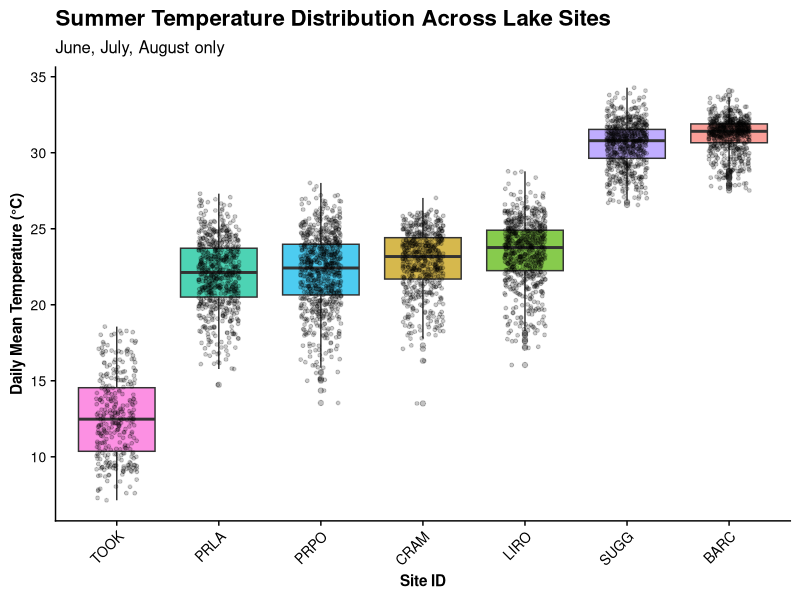
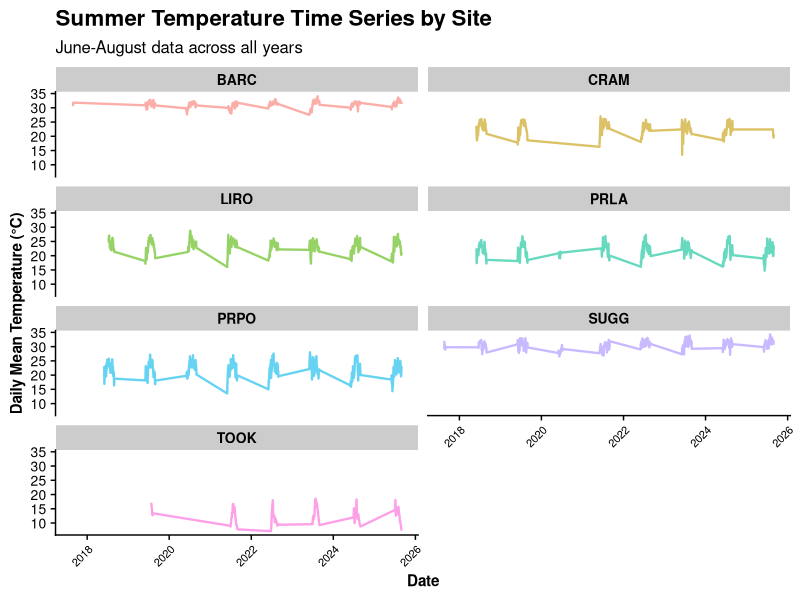
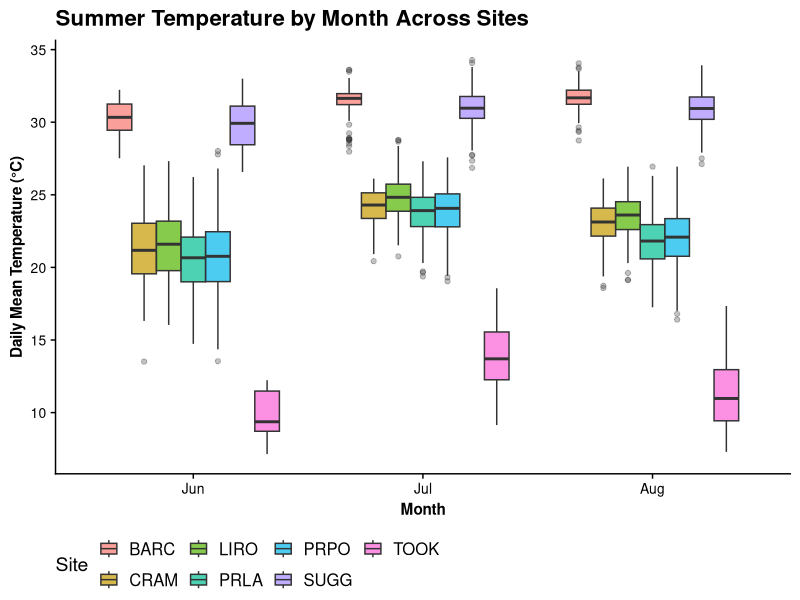
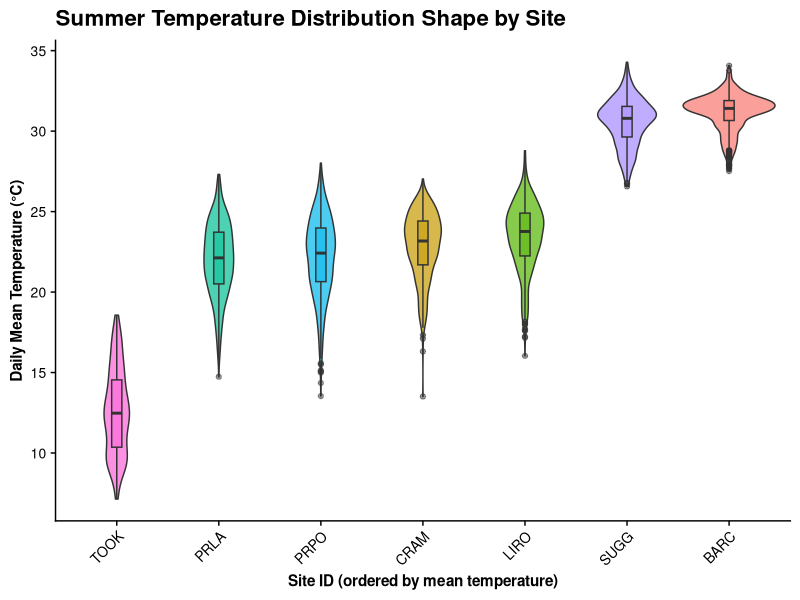
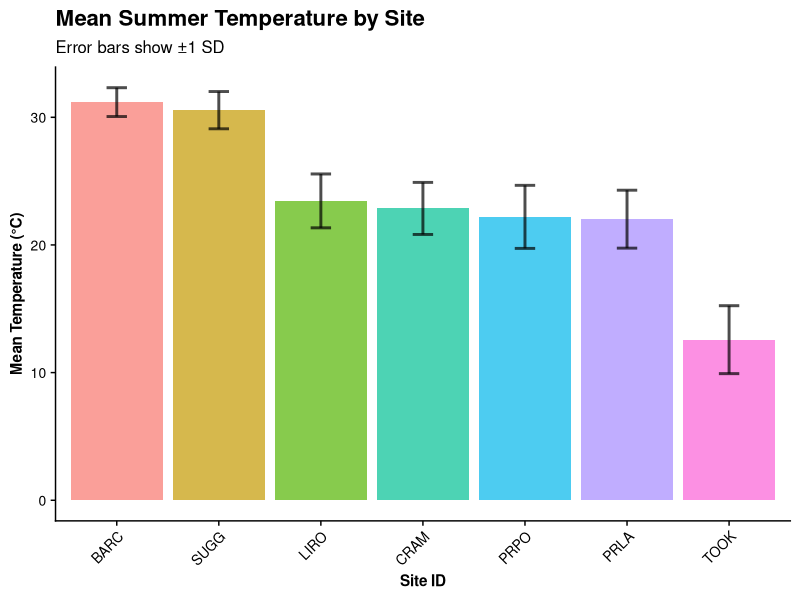

Generate these figures, in order, with R:
# Compare Summer Temperature Across Lake Sites
# Purpose: Analyze temperature during growing season (summer, June-August) to identify warmest sites
# Date: 2026-05-02
#
# INPUTS:
#   - data-raw/NEON_daily_summaries/NEON_daily_temp_stats_lake_tchain.csv
#     (Raw daily temperature data from NEON)
#
# OUTPUTS:
#   - stats-tables/summer_temperature_by_site.csv
#     (Summary statistics for each site during summer)
#   - stats-tables/summer_temperature_by_month.csv
#     (Site-specific monthly breakdown for June, July, August)
#   - stats-tables/summer_temperature_by_year.csv
#     (Year-specific summer temperatures by site)
#   - stats-tables/summer_temperature_anova.csv
#     (ANOVA test results comparing sites)
#   - stats-tables/summer_temperature_pairwise.csv
#     (Pairwise comparisons between sites)

library(tidyverse)
library(readr)
library(lubridate)
library(cowplot)

# Create stats-tables directory if it doesn't exist
if (!dir.exists("stats-tables")) {
  dir.create("stats-tables", showWarnings = FALSE)
  cat("Created stats-tables directory\n\n")
}

# ============================================================================
# Part 1: Load Temperature Data
# ============================================================================

cat("Loading temperature data...\n\n")

temp_raw <- read_csv("data-raw/NEON_daily_summaries/NEON_daily_temp_stats_lake_tchain.csv")

temp_data <- temp_raw |>
  mutate(
    date = as.Date(date),
    year = year(date),
    month = month(date),
    doy = yday(date)
  ) |>
  arrange(siteID, date)

cat("Temperature data loaded:\n")
cat("  Records:", nrow(temp_data), "\n")
cat("  Sites:", n_distinct(temp_data$siteID), "\n")
cat("  Date range:", min(temp_data$date), "to", max(temp_data$date), "\n\n")

# Focus on zooplankton sites
zoo_sites <- c("BARC", "CRAM", "LIRO", "PRLA", "PRPO", "SUGG", "TOOK")

# ============================================================================
# Part 2: Filter for Summer (Growing Season)
# ============================================================================

cat("Filtering for summer months (June, July, August)...\n\n")

# Define summer as months 6-8 (JJA)
summer_data <- temp_data |>
  filter(siteID %in% zoo_sites, month %in% c(6, 7, 8)) |>
  mutate(
    month_name = factor(month.abb[month], levels = c("Jun", "Jul", "Aug"))
  ) |>
  arrange(siteID, date)

cat("Summer temperature dataset:\n")
cat("  Records:", nrow(summer_data), "\n")
cat("  Sites:", n_distinct(summer_data$siteID), "\n")
cat("  Date range:", min(summer_data$date), "to", max(summer_data$date), "\n\n")

# ============================================================================
# Part 3: Summary Statistics by Site - Summer
# ============================================================================

cat(paste(rep("=", 80), collapse = ""), "\n")
cat("SUMMER TEMPERATURE SUMMARY BY SITE\n")
cat(paste(rep("=", 80), collapse = ""), "\n\n")

summer_by_site <- summer_data |>
  group_by(siteID) |>
  summarise(
    n_days = n(),
    temp_mean = round(mean(meanTemp, na.rm = TRUE), 2),
    temp_sd = round(sd(meanTemp, na.rm = TRUE), 2),
    temp_min = round(min(minTemp, na.rm = TRUE), 2),
    temp_max = round(max(maxTemp, na.rm = TRUE), 2),
    temp_median = round(median(meanTemp, na.rm = TRUE), 2),
    .groups = "drop"
  ) |>
  arrange(desc(temp_mean))

write_csv(summer_by_site, "stats-tables/summer_temperature_by_site.csv")
cat("✓ Saved: stats-tables/summer_temperature_by_site.csv\n\n")

# ============================================================================
# Part 4: Monthly Breakdown - Summer
# ============================================================================

summer_by_site_month <- summer_data |>
  group_by(siteID, month_name) |>
  summarise(
    n_days = n(),
    temp_mean = round(mean(meanTemp, na.rm = TRUE), 2),
    temp_sd = round(sd(meanTemp, na.rm = TRUE), 2),
    temp_max = round(max(maxTemp, na.rm = TRUE), 2),
    .groups = "drop"
  ) |>
  arrange(month_name, desc(temp_mean))

write_csv(summer_by_site_month, "stats-tables/summer_temperature_by_month.csv")
cat("✓ Saved: stats-tables/summer_temperature_by_month.csv\n")

# ============================================================================
# Part 5: Year-over-Year Comparison
# ============================================================================

summer_by_year <- summer_data |>
  group_by(siteID, year) |>
  summarise(
    temp_mean = round(mean(meanTemp, na.rm = TRUE), 2),
    temp_sd = round(sd(meanTemp, na.rm = TRUE), 2),
    n_days = n(),
    .groups = "drop"
  ) |>
  pivot_wider(
    names_from = year,
    values_from = temp_mean,
    id_cols = siteID
  ) |>
  arrange(siteID)

write_csv(summer_by_year, "stats-tables/summer_temperature_by_year.csv")
cat("✓ Saved: stats-tables/summer_temperature_by_year.csv\n")

# ============================================================================
# Part 6: Statistical Comparison - ANOVA
# ============================================================================

# One-way ANOVA to test if summer temps differ significantly across sites
anova_result <- aov(meanTemp ~ siteID, data = summer_data)
anova_summary <- summary(anova_result)

anova_f <- anova_summary[[1]]$`F value`[1]
anova_p <- anova_summary[[1]]$`Pr(>F)`[1]

# Save ANOVA results
anova_results <- data.frame(
  test = "One-way ANOVA: Summer Temperature ~ Site",
  F_value = round(anova_f, 4),
  p_value = anova_p,
  significant = if_else(anova_p < 0.05, "Yes", "No"),
  result = if_else(anova_p < 0.05,
                   "Sites differ significantly in summer temperature",
                   "No significant difference in summer temperature")
)

write_csv(anova_results, "stats-tables/summer_temperature_anova.csv")
cat("✓ Saved: stats-tables/summer_temperature_anova.csv\n")

# Pairwise comparisons
warmest_site <- summer_by_site$siteID[1]
coolest_site <- summer_by_site$siteID[nrow(summer_by_site)]
warmest_temp <- summer_by_site$temp_mean[1]
coolest_temp <- summer_by_site$temp_mean[nrow(summer_by_site)]
temp_diff <- warmest_temp - coolest_temp

pairwise_comparison <- data.frame(
  comparison = c("Warmest site", "Coolest site", "Temperature difference"),
  site = c(warmest_site, coolest_site, NA),
  temperature_C = c(warmest_temp, coolest_temp, temp_diff)
)

write_csv(pairwise_comparison, "stats-tables/summer_temperature_pairwise.csv")
cat("✓ Saved: stats-tables/summer_temperature_pairwise.csv\n")

# ============================================================================
# Part 8: Create Visualizations
# ============================================================================

cat("Creating visualizations...\n\n")

theme_set(theme_cowplot() +
  theme(
    axis.text = element_text(size = 10),
    axis.title = element_text(size = 11, face = "bold"),
    strip.text = element_text(size = 10, face = "bold"),
    legend.position = "bottom"
  ))

# Plot 1: Box plot of summer temperatures by site
p1_summer_box <- summer_data |>
  ggplot(aes(x = reorder(siteID, meanTemp, FUN = median), y = meanTemp, fill = siteID)) +
  geom_boxplot(alpha = 0.7, outlier.alpha = 0.3) +
  geom_jitter(width = 0.2, alpha = 0.2, size = 1) +
  labs(
    title = "Summer Temperature Distribution Across Lake Sites",
    x = "Site ID",
    y = "Daily Mean Temperature (°C)",
    subtitle = "June, July, August only"
  ) +
  theme(legend.position = "none",
        axis.text.x = element_text(angle = 45, hjust = 1))

ggsave("figures/summer_temperature_distribution.png", p1_summer_box, width = 10, height = 7, dpi = 300)
cat("✓ Saved: figures/summer_temperature_distribution.png\n")

# Plot 2: Summer temperature time series by site
p2_summer_ts <- summer_data |>
  ggplot(aes(x = date, y = meanTemp, color = siteID, group = siteID)) +
  geom_line(alpha = 0.6, size = 0.8) +
  facet_wrap(~siteID, ncol = 2) +
  labs(
    title = "Summer Temperature Time Series by Site",
    x = "Date",
    y = "Daily Mean Temperature (°C)",
    subtitle = "June-August data across all years"
  ) +
  theme(legend.position = "none",
        axis.text.x = element_text(angle = 45, hjust = 1, size = 8))

ggsave("figures/summer_temperature_timeseries.png", p2_summer_ts, width = 14, height = 10, dpi = 300)
cat("✓ Saved: figures/summer_temperature_timeseries.png\n")

# Plot 3: Monthly comparison (June, July, August)
p3_summer_monthly <- summer_data |>
  ggplot(aes(x = month_name, y = meanTemp, fill = siteID)) +
  geom_boxplot(alpha = 0.7, position = "dodge", outlier.alpha = 0.3) +
  labs(
    title = "Summer Temperature by Month Across Sites",
    x = "Month",
    y = "Daily Mean Temperature (°C)",
    fill = "Site"
  ) +
  theme(legend.position = "bottom")

ggsave("figures/summer_temperature_by_month.png", p3_summer_monthly, width = 12, height = 7, dpi = 300)
cat("✓ Saved: figures/summer_temperature_by_month.png\n")

# Plot 4: Violin plot - distribution shape comparison
p4_summer_violin <- summer_data |>
  ggplot(aes(x = reorder(siteID, meanTemp, FUN = mean), y = meanTemp, fill = siteID)) +
  geom_violin(alpha = 0.7) +
  geom_boxplot(width = 0.1, alpha = 0.5) +
  labs(
    title = "Summer Temperature Distribution Shape by Site",
    x = "Site ID (ordered by mean temperature)",
    y = "Daily Mean Temperature (°C)"
  ) +
  theme(legend.position = "none",
        axis.text.x = element_text(angle = 45, hjust = 1))

ggsave("figures/summer_temperature_violin.png", p4_summer_violin, width = 10, height = 7, dpi = 300)
cat("✓ Saved: figures/summer_temperature_violin.png\n")

# Plot 5: Mean summer temperature by site (bar plot with error bars)
p5_summer_means <- summer_by_site |>
  mutate(siteID = fct_reorder(siteID, temp_mean, .desc = TRUE)) |>
  ggplot(aes(x = siteID, y = temp_mean, fill = siteID)) +
  geom_col(alpha = 0.7) +
  geom_errorbar(aes(ymin = temp_mean - temp_sd, ymax = temp_mean + temp_sd),
                width = 0.2, alpha = 0.7, size = 1) +
  labs(
    title = "Mean Summer Temperature by Site",
    x = "Site ID",
    y = "Mean Temperature (°C)",
    subtitle = "Error bars show ±1 SD"
  ) +
  theme(legend.position = "none",
        axis.text.x = element_text(angle = 45, hjust = 1))

ggsave("figures/summer_temperature_means.png", p5_summer_means, width = 10, height = 7, dpi = 300)
cat("✓ Saved: figures/summer_temperature_means.png\n")

# ============================================================================
# Part 9: Summary
# ============================================================================

cat("\n\n" , paste(rep("=", 80), collapse = ""), "\n", sep = "")
cat("SUMMARY: GROWING SEASON (SUMMER) TEMPERATURE COMPARISON\n")
cat(paste(rep("=", 80), collapse = ""), "\n\n")

cat("KEY FINDINGS:\n\n")

cat(sprintf("1. WARMEST SITE: %s (%.2f ± %.2f °C)\n",
            summer_by_site$siteID[1],
            summer_by_site$temp_mean[1],
            summer_by_site$temp_sd[1]))

cat(sprintf("2. COOLEST SITE: %s (%.2f ± %.2f °C)\n",
            summer_by_site$siteID[nrow(summer_by_site)],
            summer_by_site$temp_mean[nrow(summer_by_site)],
            summer_by_site$temp_sd[nrow(summer_by_site)]))

cat(sprintf("3. TEMPERATURE RANGE: %.2f °C difference between warmest and coolest\n\n", temp_diff))

cat("4. STATISTICAL SIGNIFICANCE:\n")
if (anova_p < 0.05) {
  cat(sprintf("   Sites differ significantly in summer temperature (p < 0.001)\n")
    )
} else {
  cat("   No significant differences in summer temperature across sites\n")
}

cat("\n5. SITE RANKING (warm to cool):\n")
for (i in 1:nrow(summer_by_site)) {
  cat(sprintf("   %d. %s: %.2f °C\n", i, summer_by_site$siteID[i], summer_by_site$temp_mean[i]))
}

cat("\n\nIMPLICATIONS FOR ZOOPLANKTON:\n")
cat("- Warmer sites may support faster zooplankton development and growth\n")
cat("- Summer temperature differences could explain body size variation across sites\n")
cat("- Consider site-specific thermal habitat when interpreting body size responses\n")

cat("\n\n================================\n")
cat("ANALYSIS COMPLETE\n")
cat("================================\n")
cat("Statistical results saved to stats-tables/:\n")
cat("  - summer_temperature_by_site.csv\n")
cat("  - summer_temperature_by_month.csv\n")
cat("  - summer_temperature_by_year.csv\n")
cat("  - summer_temperature_anova.csv\n")
cat("  - summer_temperature_pairwise.csv\n\n")
cat("Figures saved to figures/\n\n")
